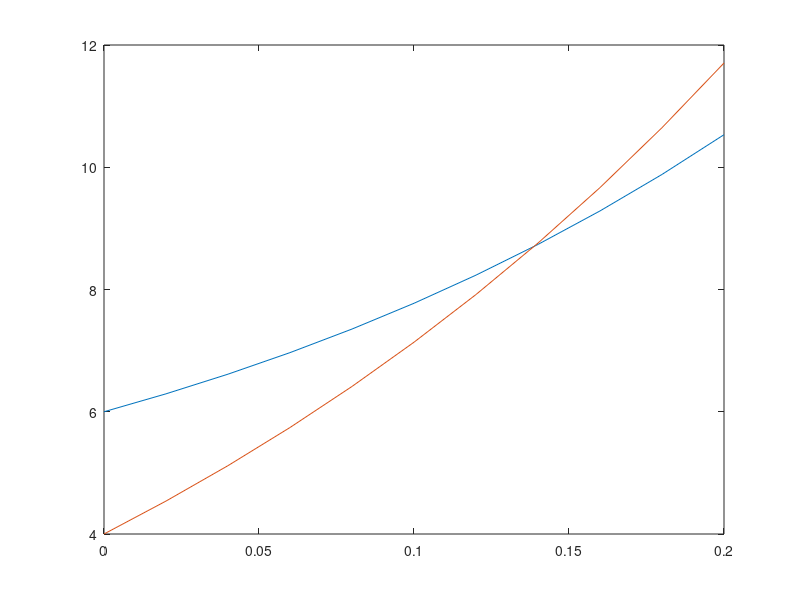

The MATLAB script that drew this image:

% resuelve sistemas de ecuaciones por euler
clear all;
clc;

% definimos las funciones
f1=@(t,x,y) x+2*y;
f2=@(t,x,y) 3*x+2*y
fsolx = @(t)(4*e^(4*t)+2*e^(-t));   % solucion a la ecuacion diferencial
fsoly = @(t)(6*e^(4*t)-2*e^(-t));   % solucion a la ecuacion diferencial

% condiciones iniciales:
t(1)=0;
x(1)=6;
y(1)=4;

h=0.02;   % ancho de paso
tfinal=0.2;                              
N=ceil(tfinal/h);
                                            
%Formula: y1=y0+h/2*[f(x0,y0)+f(x1,y1*)] where y1*=y0+h*f(x0,y0);

fprintf('\n t        x           y     x(analitica)      y(analitica)     x(num)-x(analitica)      y(num)-y(analitica)'); 
fprintf('\n%4.3f   %4.6f    %4.6f    %4.6f       %4.6f         %4.6f                 %4.6f',t(1),x(1),y(1), fsolx(t(1)),fsoly(t(1)) ,(x(1)-fsolx(t(1))), (y(1)-fsoly(t(1)))  );%values of x and y

for i=1:N
    k1=x(i)+h*f1(t(i),x(i),y(i));
    k2=y(i)+h*f2(t(i),x(i),y(i));  
    t(i+1)=t(i)+h;
    x(i+1)=x(i)+h/2*(f1(t(i), x(i) , y(i)) + f1(t(i+1), k1, k2));
    y(i+1)=y(i)+h/2*(f2(t(i), x(i) , y(i)) + f2(t(i+1), k1, k2));
    fprintf('\n%4.3f   %4.6f    %4.6f    %4.6f       %4.6f        %4.6f                 %4.6f',t(i+1),x(i+1),y(i+1), fsolx(t(i+1)), fsoly(t(i+1)), (x(i+1)-fsolx(t(i+1))),(y(1)-fsoly(t(1))) );%values of x and y

end
Xvect=t
Yvect=x
Zvect=y
%l=size(Xvect);
%l=l(1,2);
%plot(Xvect(1,1:l-1), Yvect(1,1:l-1));
%hold on
%XX=linspace(x02, xn);
%l=size(XX);
%l2=l(1,2);
%for i=1:l2
%  YY(1,i)=fsol(XX(1,i));
%end
%plot(XX,YY)
plot(t,x)
hold on
plot(t,y)